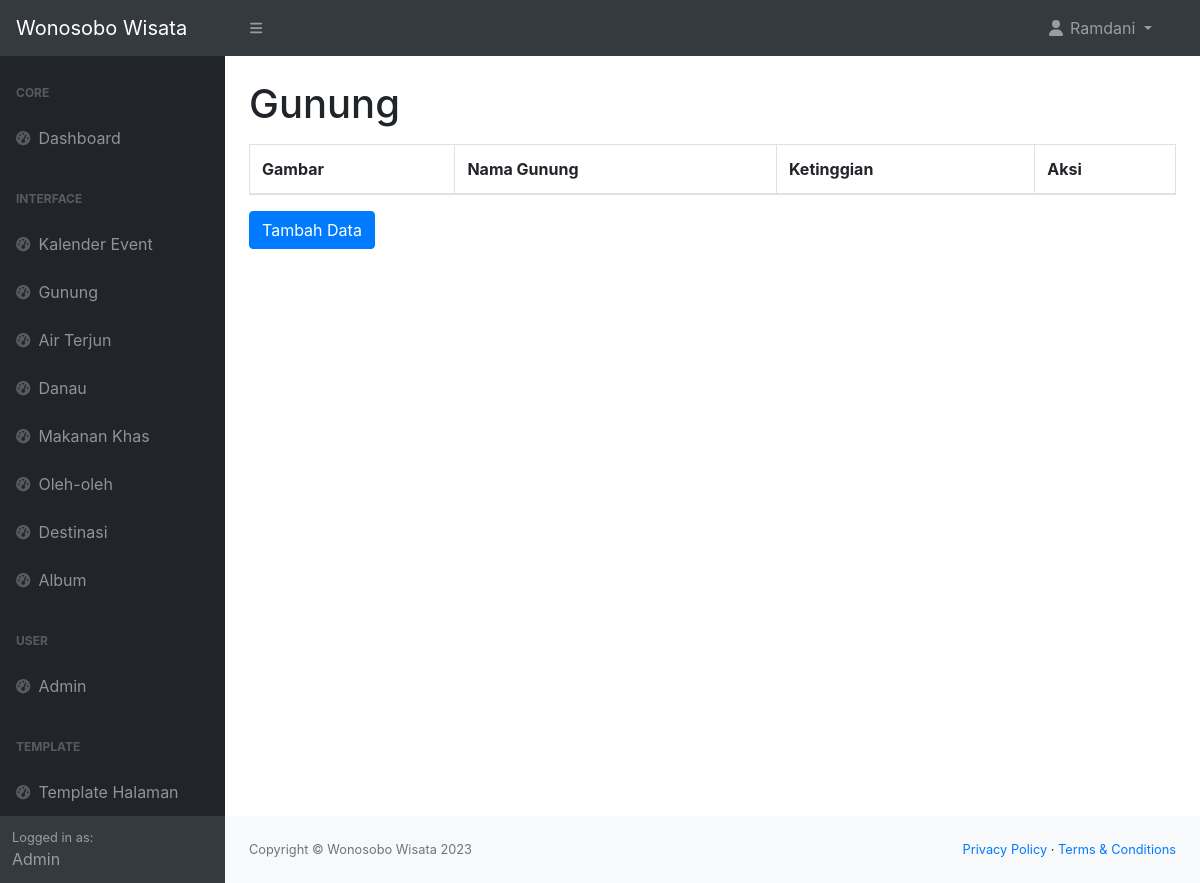
/admin/gunung.php (signed in), run on an earlier commit of the app's database.
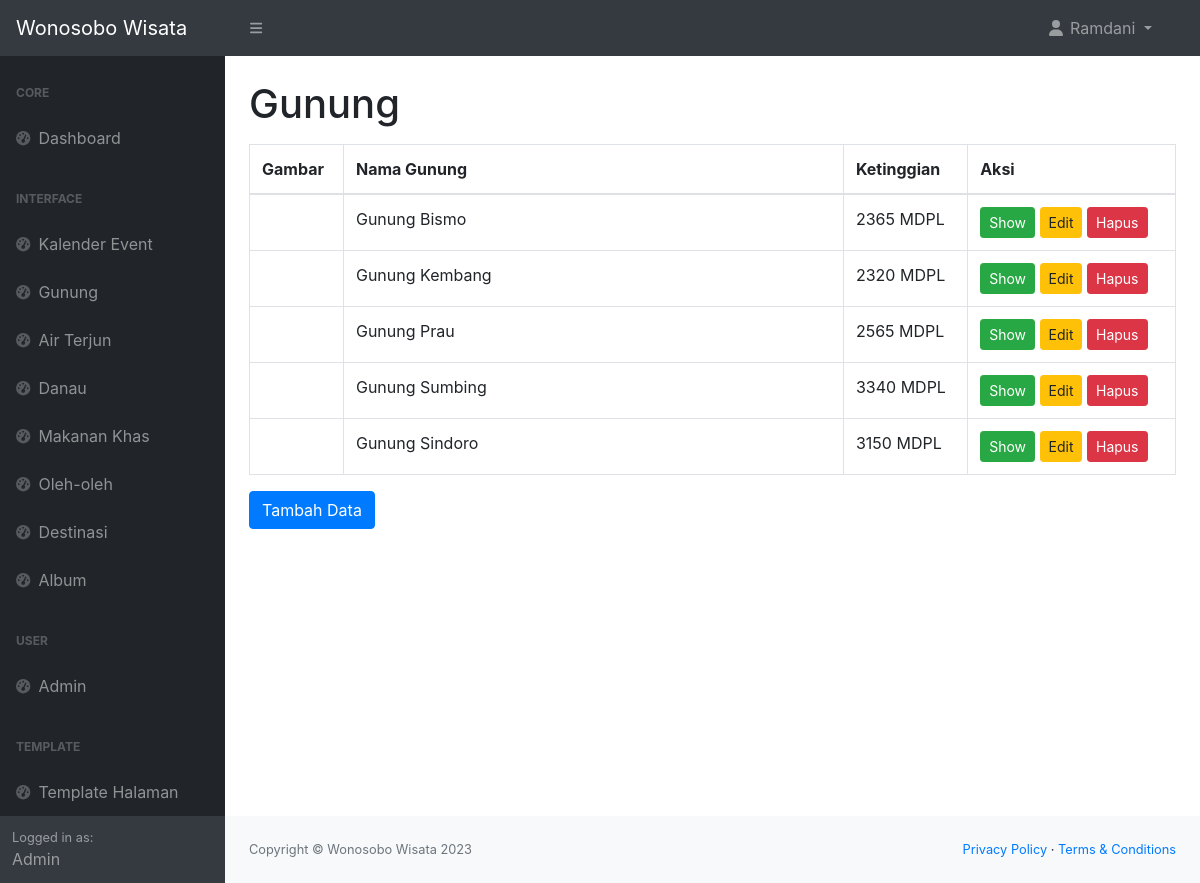
And on a later commit of the database.
### tables this page shows
CREATE TABLE `tabel_gunung` (
  `gunung_id` int(11) NOT NULL,
  `img_gunung` text NOT NULL,
  `nama_gunung` varchar(255) NOT NULL,
  `deskripsi_gunung` text NOT NULL,
  `ketinggian_gunung` int(10) NOT NULL,
  `link_google_maps_gunung` varchar(500) NOT NULL
);

### admin/gunung.php (the view, shortened to what this page needs)
<!DOCTYPE html>
<html lang="en">
<head>
    <link href="https://cdn.jsdelivr.net/npm/simple-datatables@7.1.2/dist/style.min.css" rel="stylesheet" />
    <link href="css/styles.css" rel="stylesheet" />
    <link rel="stylesheet" href="https://maxcdn.bootstrapcdn.com/bootstrap/4.0.0/css/bootstrap.min.css">
</head>
<body>
    <?php include 'navbar.php'; ?>
    <div id="layoutSidenav">
        <div id="layoutSidenav_nav">
            <?php include 'sidebar.php'; ?>
        </div>
        <div id="layoutSidenav_content">
            <main>
                <div class="container-fluid px-4">
                    <h1 class="mt-4">Gunung</h1>
                    <div class="table-responsive mt-3">
                        <table class="table table-bordered">
                            <thead>
                                <tr>
                                    <th>Gambar</th>
                                    <th>Nama Gunung</th>
                                    <th>Ketinggian</th>
                                    <th>Aksi</th>
                                </tr>
                            </thead>
                            <tbody>
                                <?php
                                include '../connect.php';
                                $query = "SELECT * FROM tabel_gunung ORDER BY gunung_id DESC";
                                $datas = $conn->query($query);
                                foreach ($datas as $data) :
                                ?>
                                    <tr>
                                        <td>
                                        </td>
                                        <td style="width: 500px;">
                                            <?= $data['nama_gunung'] ?>
                                        </td>
                                        <td>
                                            <?= $data['ketinggian_gunung'] ?> MDPL
                                        </td>
                                        <td>
                                            <button type="button" class="btn btn-success btn-sm" data-toggle="modal" data-target="#showDataModal<?= $data['gunung_id'] ?>">Show</button>
                                            <button type="button" class="btn btn-warning btn-sm" data-toggle="modal" data-target="#editDataModal<?= $data['gunung_id'] ?>">Edit</button>
                                            <button type="button" class="btn btn-danger btn-sm" data-toggle="modal" data-target="#hapusDataModal<?= $data['gunung_id'] ?>">Hapus</button>
                                        </td>
                                    </tr>
                                <?php endforeach ?>
                            </tbody>
                        </table>
                    </div>
                    <button type="button" class="btn btn-primary" data-toggle="modal" data-target="#tambahDataModal">
                        Tambah Data
                    </button>
                </div>
            </main>
            <?php include 'footer.php'; ?>
        </div>
    </div>
</body>
</html>

What changed in the data, as far as the page shows it:
added tabel_gunung: nama_gunung "Gunung Bismo", ketinggian_gunung "2365"
added tabel_gunung: nama_gunung "Gunung Kembang", ketinggian_gunung "2320"
added tabel_gunung: nama_gunung "Gunung Prau", ketinggian_gunung "2565"
added tabel_gunung: nama_gunung "Gunung Sumbing", ketinggian_gunung "3340"
added tabel_gunung: nama_gunung "Gunung Sindoro", ketinggian_gunung "3150"
